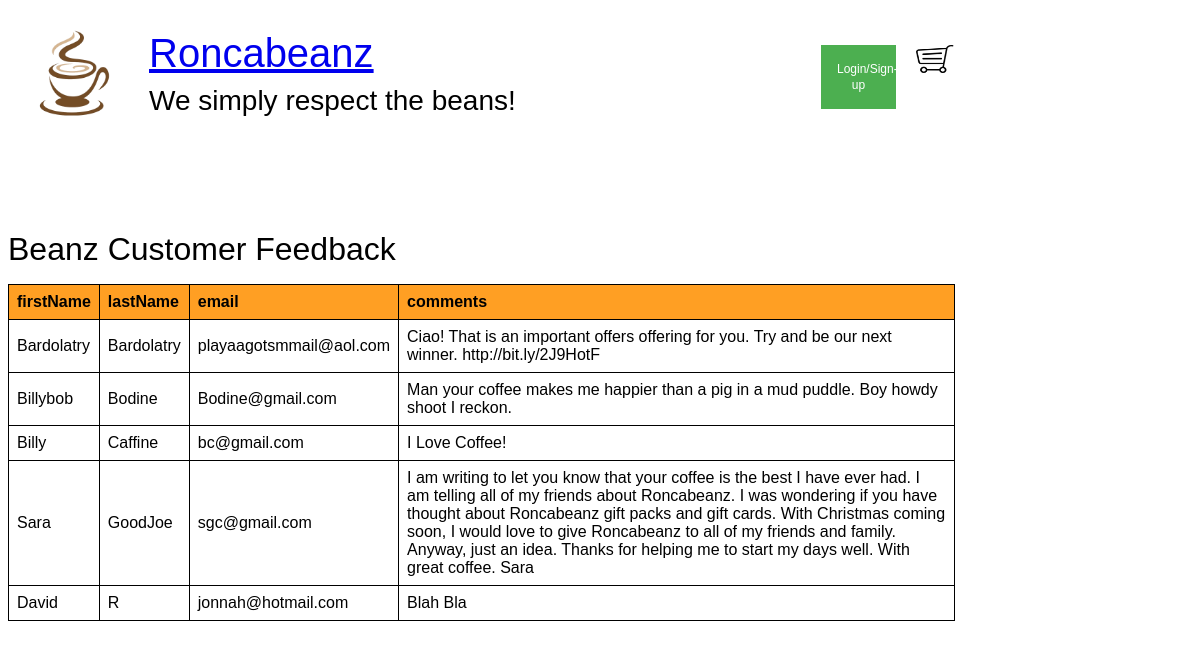
Screenshot of /ManageFeedback.php with the database file from the repository.
### tables this page shows
CREATE TABLE `CustomerContactRequests` (
  `firstName` varchar(50) NOT NULL,
  `lastName` varchar(50) NOT NULL,
  `email` varchar(80) NOT NULL,
  `comments` varchar(1024) NOT NULL
);

### lib/DBHelper.php (called while the page is built, shortened)
<?php
class DBHelper
{
    private  $mySqliCon = null;
    public function __construct()
    {
        $conn = new mysqli(DB_HOST, DB_USER, DB_PASS, DB_NAME) or die("Connect failed: %s\n" . $conn->error);
        $this->mySqliCon = $conn;
    }
    public function close()
    {
        if($this->mySqliCon != null)
        {
            $this->mySqliCon = null;
        }
    }
    function query($query)
    {
        $result = $this->mySqliCon->query($query);
        return$result;
    }
}

### ManageFeedback.php (the view, shortened to what this page needs)
<?php
include_once 'lib/DBHelper.php';
$dbh = new DBHelper();
?>
<html>
 <head>
    <link rel="stylesheet" href="roncabeanz_style.css" type="text/css" />
    <link href="css/Header.css" rel="stylesheet" type="text/css">
 </head>
 <body>
 <div class="container">
     <?php include 'Header.php'; ?>
 </div>
 <div class="row"></div>
 <h1>Beanz Customer Feedback</h1>
<?php
$query = "SELECT firstName, lastName, email, comments FROM CustomerContactRequests WHERE 1 ORDER BY lastname, firstName";
$result = $dbh->query($query);
$num_fields = mysqli_num_fields($result);
$fields = mysqli_fetch_fields($result);
?>
<table>
		<tr>
			<?php for ($i = 0; $i < $num_fields; $i++){ ?>
					<th><?php echo $fields[$i]->name;?></th>
			<?php } ?>
		</tr>
<?php while ($row = mysqli_fetch_array($result)) {?>
		<tr>
		<?php for ($i = 0; $i < $num_fields; $i++){?>
		<td><?php echo $row[$fields[$i]->name] ?></td>
		<?php } ?> </tr>
<?php } ?>
</table>
</body>
</html>

### Header.php (shortened to what this page needs)
<?php
include_once 'lib/DBHelper.php';
$dbh_hdr = new DBHelper();
$uToken = null;
?>
    <?php $fileList = get_included_files();?>
    <thumbnail><img class="thumbNail" src="images/CoffeeIcon.png" alt="" align="left"/></thumbnail>
    <logo>
        <hd1>
            <?php
            if(stripos($fileList[0], "RoncabeanzMain.php", 0) == false){
                echo '<a href="RoncabeanzMain.php">Roncabeanz</a>';
            }
            else{
                echo 'Roncabeanz';
            }
            ?>
            <br>
        </hd1>
        <hd2>We simply respect the beans!</hd2>
    </logo>
    <topMenus>
        <?php
        $userName = "";
        $userEmail = "";
        if($uToken != null){
            $mktUser =     $mktUser = User::fromToken($uToken);
            $userName = $mktUser->fname;
            $userEmail = $mktUser->email;
        }
        else if(isset($_COOKIE[COOKIE_NAME])) {
            $userName = $_COOKIE[COOKIE_NAME];
            $userEmail = $_COOKIE[COOKIE_EMAIL];
        }
        else {
            $userName = "";
        }
        if($userName != "") {
            error_log("User: ".$userName.", ".$userEmail);
            $query = "SELECT firstName, lastName, emailAddress, groupID FROM Roncabeanz.User WHERE emailAddress='{$userEmail}' ";
            $result = $dbh_hdr->query($query);
            $row = mysqli_fetch_array($result);
            $isAdmin = $row["groupID"] == "Administrator";
            $_SESSION['admin'] = $isAdmin;
            session_write_close();
            ?>
            <div class="dropdown">
                <button class="dropbtn">Hello <?php echo $userName; ?></button>
                <div class="dropdown-content">
                    <a href="LogOff.php">Log Out</a>
                    <?php
                    if($isAdmin){
                        echo '<a href="ShowCustomers.php">Mangage Customers</a>';
                        echo '<a href="ManageFeedback.php">Mangage Customer Feedback</a>';
                        echo '<a href="ManageProducts.php">Mangage Products</a>';
                        echo '<a href="TeamInteropTest.php?feedName=RoncabeanzUser&feedUri=http%3A%2F%2Froncabeanz.com%2FRoncabeanz%2FReadUsers.php">Marketplace Customers</a>';
                    }
                    else {
                        echo '<a href="ShowPurchases.php">Order History</a>';
                    }
                    ?>
                </div>
            </div>
        <?php } else {
            ?>
            <div class="dropdown">
                <button class="dropbtn">Login/Sign-up</button>
            </div>
        <?php } ?>
        <div class="dropdown" id="shoppingCartMenu">
            <input class="dropcartbtn" type="image" src="images/ShoppingCartIcon.png" width="70" height="60">
        </div>
    </topMenus>
<div style="clear: both"><br></div>

### css/roncabeanz_style.css (style rules this page uses)
h1, h2, h3, h4 { color: black; font-weight: normal; line-height: 1.1em; margin: 0 0 .5em 0; }
table, th, td { border: 1px solid black; }
th { background: #ff9f23; }
td { background: white; }

### css/Header.css (style rules this page uses)
body { font-family: Arial, Helvetica, sans-serif; }
* { box-sizing: border-box; }
.dropbtn { background-color: #ffb424; color: white; padding: 4px; font-size: 16px; border: none; cursor: pointer; display: inline-block; width: 6vw; min-width: 75px; }
.dropdown { position: relative; display: inline-block; }
.row:after { content: ""; display: table; clear: both; height: 10%; }
.dropbtn { background-color: #4CAF50; color: white; padding: 16px; font-size: 16px; border: none; line-height: 2vh; font-size: 1.5vh; }
.dropcartbtn { color: white; padding: 16px; font-size: 16px; border: none; }
.container { zoom: 1; }
.container:before, .container:after { content: ""; display: table; }
.container:after { clear: both; }
thumbnail { float: left; width: 10vw; padding: 5px; height: 10vh; }
logo { float: left; width: 35vw; padding: 5px; height: 12vh; line-height: 4vw; }
topMenus { float: right; padding: 5px; height: 10vh; width: 30vw; }
hd1 { color: black; font-weight: normal; font-size:calc(2vw + 2vmin); margin: 0 0 .5em 0; }
hd2 { color: black; font-weight: normal; font-size:calc(1vw + 2vmin); margin: 0 0 .5em 0; }
.thumbNail { max-width: 80%; height: auto; }
button { background-color: #4CAF50; color: white; padding: 14px 20px; margin: 8px 0; border: none; cursor: pointer; width: 100%; }
.container { padding: 16px; }

### ManageFeedback.php (style rules this page uses)
table { font-family: arial, sans-serif; border-collapse: collapse; width: 80%; }
td, th { border: 1px solid #dddddd; text-align: left; padding: 8px; }
tr:nth-child(even) { background-color: #dddddd; }

### rows the page displays
customercontactrequests: firstName "Bardolatry", lastName "Bardolatry", email "playaagotsmmail@aol.com", comments "Ciao! That is an important offers offering for you. Try and be our next winner. http://bit.ly/2J9HotF"
customercontactrequests: firstName "Billybob", lastName "Bodine", email "Bodine@gmail.com", comments "Man your coffee makes me happier than a pig in a mud puddle. Boy howdy shoot I reckon."
customercontactrequests: firstName "Billy", lastName "Caffine", email "bc@gmail.com", comments "I Love Coffee!"
customercontactrequests: firstName "Sara", lastName "GoodJoe", email "sgc@gmail.com", comments "I am writing to let you know that your coffee is the best I have ever had. I am telling all of my friends about Roncabeanz. I was wondering if you have thought about Roncabeanz gift packs and gift cards. With Christmas coming soon, I would love to give Roncabeanz to all of my friends and family. Anyway, just an idea. Thanks for helping me to start my days well. With great coffee. Sara"
customercontactrequests: firstName "David", lastName "R", email "jonnah@hotmail.com", comments "Blah Bla"

### other values shown
$fields[$i]->name "firstName"
$fields[$i]->name "lastName"
$fields[$i]->name "email"
$fields[$i]->name "comments"
